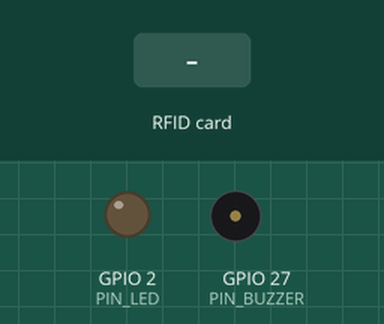
Recording of a sketch running on a simulated ESP32. Shown: output pins drawn as LEDs (lit = HIGH), buzzer (waves = sounding, pin HIGH). Inputs (shaded band) come from the test bench. WiFi joins after 1.5 s; servers stay silent unless stated; uploads are accepted with an empty reply; the local clock reads 2024-03-15 10:24:30 at power-on unless the sketch sets it; storage starts empty.

Above: at 2.9 s.
3.0 s: RFID card 5E 7A 19 C4 held to the reader
At 3.3 s:
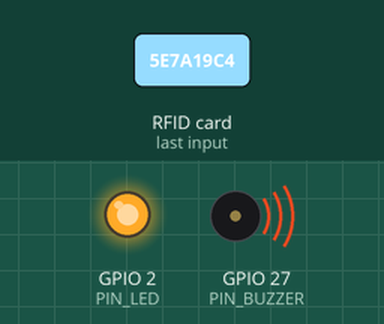
Timing chart, 0 to 6.0 s (numbered marks = the images above; inputs shaded):
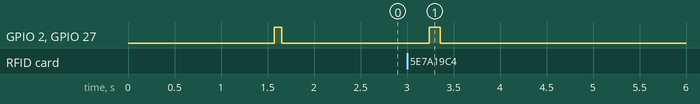

Measured:
- after the input at 3.0 s, GPIO 2 (PIN_LED), GPIO 27 (PIN_BUZZER): LOW → HIGH after 0.24 s, → LOW 0.12 s later

The sketch:

card_reader.ino
```cpp
/*
 * Kenan Şenocak Yönetim — ESP32 + RC522 kart okuyucu TASLAĞI.
 *
 * DURUM: Taslaktır; bu depoda derlenip donanımda denenmedi. Kendi kartınızla bench testi yapın.
 *
 * Bağlantılar (ESP32 DevKit, VSPI):
 *   RC522 SDA(SS)=GPIO5  SCK=GPIO18  MOSI=GPIO23  MISO=GPIO19  RST=GPIO22  3.3V  GND
 *   Buzzer=GPIO27   LED=GPIO2
 * Kütüphaneler (Arduino IDE / Library Manager): "MFRC522" (miguelbalboa), ESP32 çekirdeği (WiFi, HTTPClient, LittleFS).
 *
 * Çalışma: kart okununca olay (event_id, uid, ISO zaman) bir kuyruk dosyasına yazılır, internet varsa
 * Google Apps Script adresine gönderilir; gönderilemeyenler cihaz yeniden başlasa bile kuyrukta kalır.
 */
#include <WiFi.h>
#include <WiFiClientSecure.h>
#include <HTTPClient.h>
#include <LittleFS.h>
#include <SPI.h>
#include <MFRC522.h>
#include <time.h>

// ---- AYARLAR (kendinize göre değiştirin) ----
const char* WIFI_SSID = "ATOLYE_WIFI";
const char* WIFI_PASS = "wifi-sifresi";
const char* WEB_APP_URL = "https://script.google.com/macros/s/XXXXXXXX/exec";
const char* SECRET = "apps-script-ile-ayni-uzun-anahtar";
const char* DEVICE_ID = "kapi-1";
const char* DIRECTION = "";            // "in", "out" ya da boş (tek okuyucu: sıra uygulamada belirlenir)
const long TZ_OFFSET_SECONDS = 3 * 3600;  // Türkiye UTC+3 (yaz saati yok)
const unsigned long SAME_CARD_IGNORE_MS = 5000;  // aynı kartı art arda okumayı yerelde engelle
const size_t MAX_QUEUE_BYTES = 60000;

const int PIN_SS = 5, PIN_RST = 22, PIN_BUZZER = 27, PIN_LED = 2;
const char* QUEUE_FILE = "/queue.txt";

MFRC522 reader(PIN_SS, PIN_RST);
String lastUid;
unsigned long lastReadMs = 0;
unsigned long lastFlushMs = 0;

void beep(int times, int ms) {
  for (int i = 0; i < times; i++) {
    digitalWrite(PIN_BUZZER, HIGH); digitalWrite(PIN_LED, HIGH); delay(ms);
    digitalWrite(PIN_BUZZER, LOW); digitalWrite(PIN_LED, LOW); delay(ms);
  }
}

bool timeIsValid() { return time(nullptr) > 1700000000; }  // NTP ile senkron oldu mu

String isoNow() {
  time_t now = time(nullptr) + TZ_OFFSET_SECONDS;
  struct tm t;
  gmtime_r(&now, &t);
  char buf[32];
  strftime(buf, sizeof(buf), "%Y-%m-%dT%H:%M:%S+03:00", &t);
  return String(buf);
}

void connectWifi() {
  if (WiFi.status() == WL_CONNECTED) return;
  WiFi.mode(WIFI_STA);
  WiFi.begin(WIFI_SSID, WIFI_PASS);
  unsigned long start = millis();
  while (WiFi.status() != WL_CONNECTED && millis() - start < 10000) delay(250);
  if (WiFi.status() == WL_CONNECTED && !timeIsValid()) configTime(0, 0, "pool.ntp.org", "time.google.com");
}

void enqueue(const String& line) {
  File f = LittleFS.open(QUEUE_FILE, FILE_APPEND);
  if (!f) return;
  if (f.size() < MAX_QUEUE_BYTES) f.println(line);  // dolarsa yeni olay atlanır (çok uzun kesinti)
  f.close();
}

// Tek olayı gönderir. Başarılıysa true (sunucu "duplicate" dese de başarı sayılır).
bool postEvent(const String& eventId, const String& uid, const String& at) {
  WiFiClientSecure client;
  client.setInsecure();  // TLS sertifikası doğrulanmaz; üretimde Google kök CA'sını setCACert ile verin
  HTTPClient http;
  if (!http.begin(client, WEB_APP_URL)) return false;
  http.setFollowRedirects(HTTPC_FORCE_FOLLOW_REDIRECTS);  // Apps Script 302 ile yönlendirir
  http.addHeader("Content-Type", "application/json");
  String body = String("{\"secret\":\"") + SECRET + "\",\"device_id\":\"" + DEVICE_ID + "\",\"event_id\":\"" + eventId +
                "\",\"card_uid\":\"" + uid + "\",\"event_at\":\"" + at + "\"" +
                (strlen(DIRECTION) ? String(",\"direction\":\"") + DIRECTION + "\"" : String("")) + "}";
  int code = http.POST(body);
  String answer = code > 0 ? http.getString() : "";
  http.end();
  return code == 200 && answer.indexOf("\"ok\":true") >= 0;
}

// Kuyruktaki satırları sırayla göndermeyi dener; gönderilemeyenleri dosyada tutar.
void flushQueue() {
  if (WiFi.status() != WL_CONNECTED || !LittleFS.exists(QUEUE_FILE)) return;
  File in = LittleFS.open(QUEUE_FILE, FILE_READ);
  if (!in) return;
  String remaining;
  bool failed = false;
  while (in.available()) {
    String line = in.readStringUntil('\n');
    line.trim();
    if (line.length() == 0) continue;
    int a = line.indexOf('|'), b = line.indexOf('|', a + 1);
    if (a < 0 || b < 0) continue;
    if (failed || !postEvent(line.substring(0, a), line.substring(a + 1, b), line.substring(b + 1))) {
      failed = true;
      remaining += line + "\n";
    }
  }
  in.close();
  if (remaining.length() == 0) {
    LittleFS.remove(QUEUE_FILE);
  } else {
    File out = LittleFS.open(QUEUE_FILE, FILE_WRITE);
    if (out) { out.print(remaining); out.close(); }
  }
}

String uidToHex(const MFRC522::Uid& uid) {
  String s;
  for (byte i = 0; i < uid.size; i++) {
    if (uid.uidByte[i] < 0x10) s += "0";
    s += String(uid.uidByte[i], HEX);
  }
  s.toUpperCase();
  return s;
}

void setup() {
  pinMode(PIN_BUZZER, OUTPUT);
  pinMode(PIN_LED, OUTPUT);
  Serial.begin(115200);
  LittleFS.begin(true);
  SPI.begin();
  reader.PCD_Init();
  connectWifi();
  beep(1, 80);
}

void loop() {
  connectWifi();
  if (millis() - lastFlushMs > 15000) { lastFlushMs = millis(); flushQueue(); }

  if (!reader.PICC_IsNewCardPresent() || !reader.PICC_ReadCardSerial()) { delay(30); return; }
  String uid = uidToHex(reader.uid);
  reader.PICC_HaltA();

  if (uid == lastUid && millis() - lastReadMs < SAME_CARD_IGNORE_MS) return;
  lastUid = uid;
  lastReadMs = millis();

  if (!timeIsValid()) { beep(3, 150); return; }  // saat bilinmeden olay kaydetmeyiz (yanlış tarih yazmamak için)
  String at = isoNow();
  String eventId = String(DEVICE_ID) + "-" + String((unsigned long)time(nullptr)) + "-" + uid;
  enqueue(eventId + "|" + uid + "|" + at);
  flushQueue();
  beep(1, 120);
}
```
